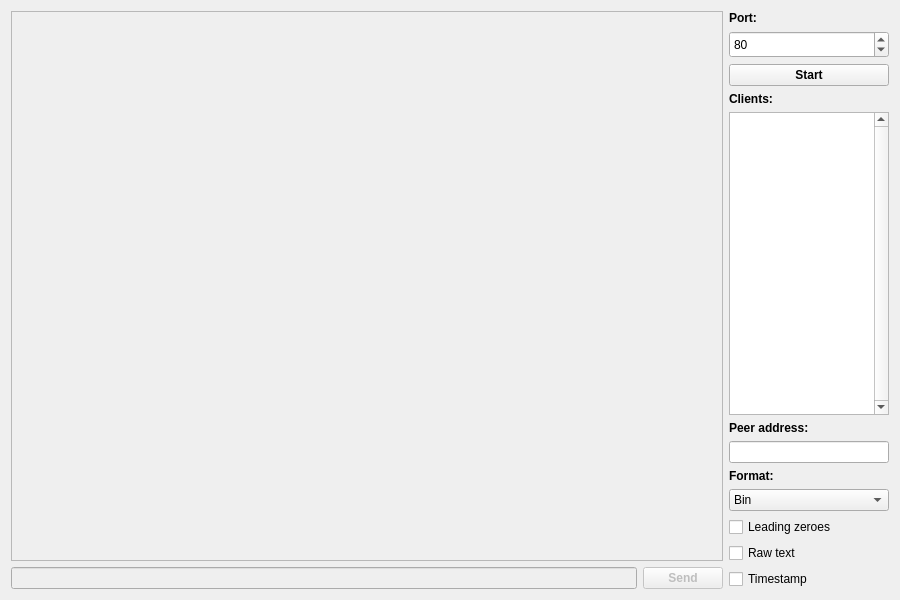
<?xml version="1.0" encoding="UTF-8"?>
<ui version="4.0">
 <class>Dialog</class>
 <widget class="QDialog" name="Dialog">
  <property name="geometry">
   <rect>
    <x>0</x>
    <y>0</y>
    <width>900</width>
    <height>600</height>
   </rect>
  </property>
  <property name="windowTitle">
   <string>TCP debugger (server) - 1.1.1</string>
  </property>
  <layout class="QGridLayout" name="gridLayout">
   <item row="4" column="1">
    <widget class="QListWidget" name="listWidgetClients">
     <property name="minimumSize">
      <size>
       <width>160</width>
       <height>80</height>
      </size>
     </property>
     <property name="maximumSize">
      <size>
       <width>160</width>
       <height>16777215</height>
      </size>
     </property>
     <property name="verticalScrollBarPolicy">
      <enum>Qt::ScrollBarAlwaysOn</enum>
     </property>
     <property name="selectionMode">
      <enum>QAbstractItemView::MultiSelection</enum>
     </property>
    </widget>
   </item>
   <item row="1" column="1">
    <widget class="QSpinBox" name="spinBoxPort">
     <property name="minimumSize">
      <size>
       <width>160</width>
       <height>27</height>
      </size>
     </property>
     <property name="maximumSize">
      <size>
       <width>160</width>
       <height>27</height>
      </size>
     </property>
     <property name="minimum">
      <number>1</number>
     </property>
     <property name="maximum">
      <number>65535</number>
     </property>
     <property name="value">
      <number>80</number>
     </property>
    </widget>
   </item>
   <item row="10" column="1">
    <widget class="QCheckBox" name="checkBoxRawText">
     <property name="text">
      <string>Raw text</string>
     </property>
    </widget>
   </item>
   <item row="0" column="0" rowspan="12">
    <layout class="QVBoxLayout" name="verticalLayout">
     <item>
      <widget class="QTextEdit" name="textEditTraffic">
       <property name="enabled">
        <bool>false</bool>
       </property>
      </widget>
     </item>
     <item>
      <layout class="QHBoxLayout" name="horizontalLayout">
       <property name="sizeConstraint">
        <enum>QLayout::SetMaximumSize</enum>
       </property>
       <item>
        <widget class="QLineEdit" name="lineEditData">
         <property name="enabled">
          <bool>false</bool>
         </property>
        </widget>
       </item>
       <item>
        <widget class="QPushButton" name="pushButtonSend">
         <property name="enabled">
          <bool>false</bool>
         </property>
         <property name="font">
          <font>
           <weight>75</weight>
           <bold>true</bold>
          </font>
         </property>
         <property name="text">
          <string>Send</string>
         </property>
         <property name="autoDefault">
          <bool>true</bool>
         </property>
        </widget>
       </item>
      </layout>
     </item>
    </layout>
   </item>
   <item row="3" column="1">
    <widget class="QLabel" name="labelClients">
     <property name="font">
      <font>
       <weight>75</weight>
       <bold>true</bold>
      </font>
     </property>
     <property name="text">
      <string>Clients:</string>
     </property>
    </widget>
   </item>
   <item row="7" column="1">
    <widget class="QLabel" name="labelFormat">
     <property name="font">
      <font>
       <weight>75</weight>
       <bold>true</bold>
      </font>
     </property>
     <property name="text">
      <string>Format:</string>
     </property>
    </widget>
   </item>
   <item row="8" column="1">
    <widget class="QComboBox" name="comboBoxFormat">
     <property name="minimumSize">
      <size>
       <width>160</width>
       <height>0</height>
      </size>
     </property>
     <property name="maximumSize">
      <size>
       <width>160</width>
       <height>16777215</height>
      </size>
     </property>
     <item>
      <property name="text">
       <string>Bin</string>
      </property>
     </item>
     <item>
      <property name="text">
       <string>Oct</string>
      </property>
     </item>
     <item>
      <property name="text">
       <string>Dec</string>
      </property>
     </item>
     <item>
      <property name="text">
       <string>Hex</string>
      </property>
     </item>
    </widget>
   </item>
   <item row="0" column="1">
    <widget class="QLabel" name="labelPort">
     <property name="font">
      <font>
       <weight>75</weight>
       <bold>true</bold>
      </font>
     </property>
     <property name="text">
      <string>Port:</string>
     </property>
    </widget>
   </item>
   <item row="9" column="1">
    <widget class="QCheckBox" name="checkBoxLeadingZeroes">
     <property name="text">
      <string>Leading zeroes</string>
     </property>
    </widget>
   </item>
   <item row="11" column="1">
    <widget class="QCheckBox" name="checkBoxTimestamp">
     <property name="text">
      <string>Timestamp</string>
     </property>
    </widget>
   </item>
   <item row="2" column="1">
    <widget class="QPushButton" name="pushButtonStartStop">
     <property name="minimumSize">
      <size>
       <width>160</width>
       <height>0</height>
      </size>
     </property>
     <property name="maximumSize">
      <size>
       <width>160</width>
       <height>16777215</height>
      </size>
     </property>
     <property name="font">
      <font>
       <weight>75</weight>
       <bold>true</bold>
      </font>
     </property>
     <property name="text">
      <string>Start</string>
     </property>
     <property name="autoDefault">
      <bool>false</bool>
     </property>
    </widget>
   </item>
   <item row="5" column="1">
    <widget class="QLabel" name="labelPeerAddress">
     <property name="font">
      <font>
       <weight>75</weight>
       <bold>true</bold>
      </font>
     </property>
     <property name="text">
      <string>Peer address:</string>
     </property>
    </widget>
   </item>
   <item row="6" column="1">
    <widget class="QLineEdit" name="lineEditPeerAddress">
     <property name="minimumSize">
      <size>
       <width>160</width>
       <height>0</height>
      </size>
     </property>
     <property name="maximumSize">
      <size>
       <width>160</width>
       <height>16777215</height>
      </size>
     </property>
     <property name="readOnly">
      <bool>true</bool>
     </property>
    </widget>
   </item>
  </layout>
 </widget>
 <tabstops>
  <tabstop>pushButtonStartStop</tabstop>
  <tabstop>lineEditData</tabstop>
  <tabstop>pushButtonSend</tabstop>
  <tabstop>spinBoxPort</tabstop>
  <tabstop>comboBoxFormat</tabstop>
  <tabstop>checkBoxLeadingZeroes</tabstop>
  <tabstop>checkBoxRawText</tabstop>
  <tabstop>checkBoxTimestamp</tabstop>
  <tabstop>textEditTraffic</tabstop>
  <tabstop>listWidgetClients</tabstop>
  <tabstop>lineEditPeerAddress</tabstop>
 </tabstops>
 <resources/>
 <connections/>
</ui>
